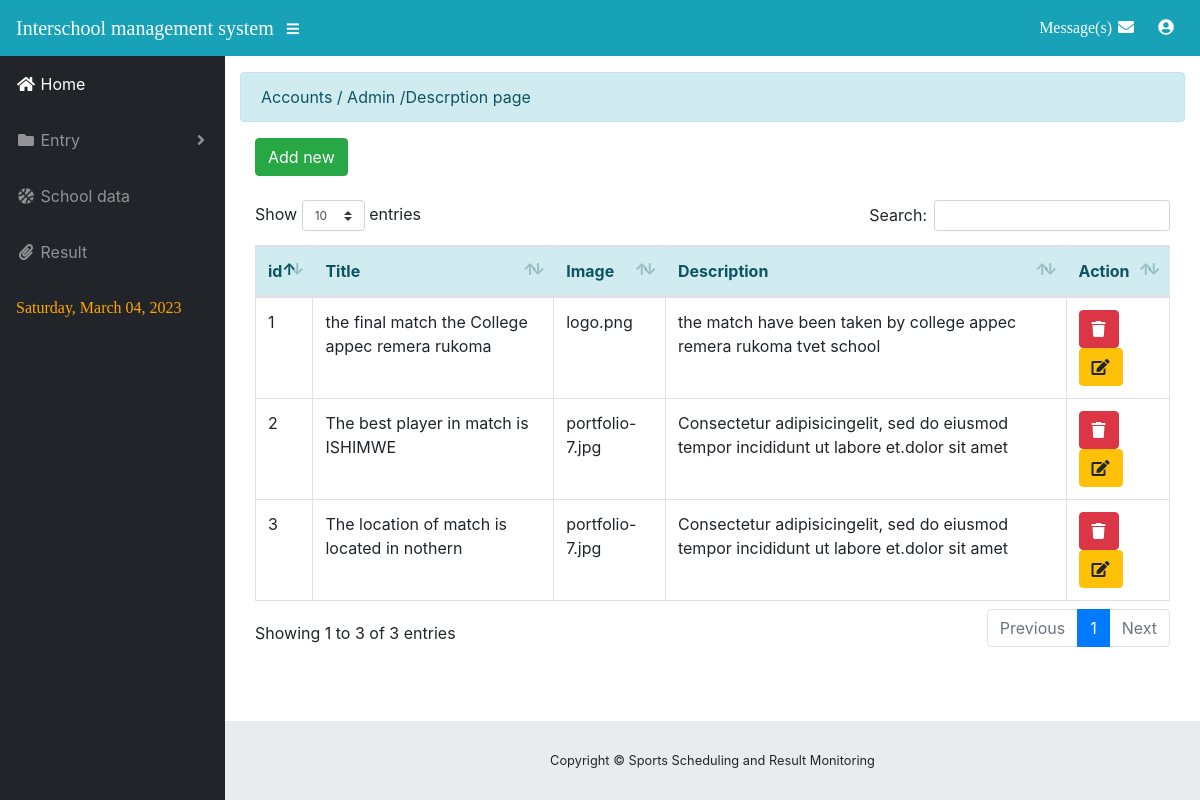
Screenshot of /admin/description.php with the database file from the repository.
### tables this page shows
CREATE TABLE `info_data` (
  `id` int(11) NOT NULL,
  `title` text NOT NULL,
  `image` text NOT NULL,
  `decription` text NOT NULL
);

### admin/description.php (the view, shortened to what this page needs)
<?php  include 'theme/header.php'; ?>
<?php  include 'theme/sidebar.php'; ?>
			<div class = "alert alert-info">Accounts / Admin /Descrption page</div>
			<div class = "well col-lg-12">
				<button type = "button" class = "btn btn-success" data-target = "#myModal" data-toggle = "modal"><span class = "glyphicon glyphicon-plus"></span> Add new</button>
				<br />
				<br />
				<table id = "table" class = "table table-bordered">
					<thead>
						<tr class = "alert-info">
							<th>id</th>
							<th>Title</th>
							<th>Image</th>
							<th>Description</th>
							<th>Action</th>
						</tr>
					</thead>
					<tbody>
					<?php
						$q_admin = $conn->query("SELECT * FROM `info_data`") or die(mysqli_error());
						while($f_admin = $q_admin->fetch_array()){
					?>
						<tr>
							<td><?php echo $f_admin['id']?></td>
							<td><?php echo $f_admin['title']?></td>
							<td><?php echo $f_admin['image']?></td>
							<td><?php echo $f_admin['decription']?></td>
							<td><a class = "btn btn-danger radmin_id" name = "<?php echo $f_admin['id']?>" href = "#" data-toggle = "modal" data-target = "#delete"><span class = "fa fa-trash"></span></a> <a class = "btn btn-warning  eadmin_id" name = "<?php echo $f_admin['id']?>" href = "#" data-toggle = "modal" data-target = "#edit_admin"><span class = " fa fa-edit"></span></a></td>
						</tr>
					<?php
						}
					?>
					</tbody>
				</table>
			<br />
			<br />
			<br />
			</div>
<?php include 'theme/footer.php' ?>

### admin/css/sb-admin.css (style rules this page uses)
html { position: relative; min-height: 100%; }
body { height: 100%; }
:root { --input-padding-x: 0.75rem; --input-padding-y: 0.75rem; }

### rows the page displays
info_data: id "1", title "the final match the College appec remera rukoma", image "logo.png", decription "the match have been taken by college appec remera rukoma tvet school"
info_data: id "2", title "The best player in match is ISHIMWE", image "portfolio-7.jpg", decription "Consectetur adipisicingelit, sed do eiusmod tempor incididunt ut labore et.dolor sit amet"
info_data: id "3", title "The location of match is located in nothern", image "portfolio-7.jpg", decription "Consectetur adipisicingelit, sed do eiusmod tempor incididunt ut labore et.dolor sit amet"

### other values shown
date('l, F d, Y',strtotime($Today) ) "Saturday, March 04, 2023"
